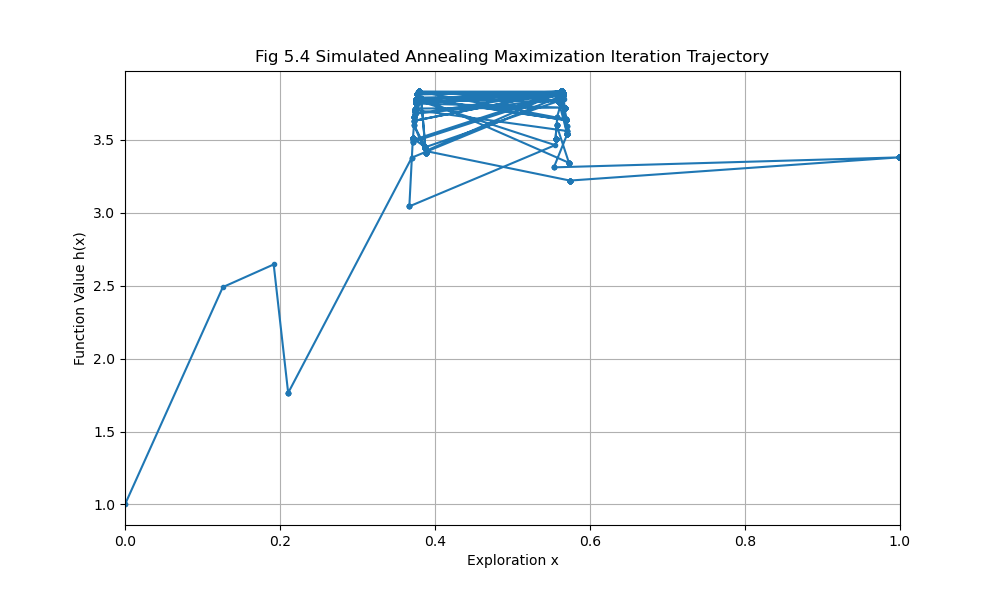

Write Python code to recreate this figure.
"""包尔康2021141210003 蒙特卡罗第三次上机模拟作业Fig5.4"""
import numpy as np
import matplotlib.pyplot as plt
from math import cos, sin, exp, log

# 定义目标函数 h(x)
def h(x):
    return (cos(50 * x) + sin(20 * x)) ** 2

# 初始参数设置
# x = np.random.uniform(0, 1)  # 从区间 [0, 1] 随机选择初始x值
x = 0
r = 0.5  # 邻域半径
iterations = 2500  # 迭代次数
trajectory = []  # 存储每次迭代的(x, h(x))用于绘图

# 进行迭代
for t in range(1, iterations + 1):
    T_t = 1 / log(t + 1)  # 温度函数
    a_t = max(x - r, 0)  # 确定邻域下界
    b_t = min(x + r, 1)  # 确定邻域上界
    u = np.random.uniform(a_t, b_t)  # 在邻域中随机选择新的x值
    h_x = h(x)
    h_u = h(u)

    # 接受概率
    p_t = min(exp((h_u - h_x) / T_t), 1)
    if np.random.rand() < p_t:
        x = u  # 接受新解

    # 记录当前解
    trajectory.append((x, h(x)))

    # # 每几次迭代绘制一次轨迹图
    # if t % 500 == 0:
    #     xs, hs = zip(*trajectory)
    #     plt.figure(figsize=(10, 5))
    #     plt.plot(xs, hs, marker='o', markersize=2, linestyle='-')
    #     plt.title(f"Iteration: {t}")
    #     plt.xlabel("x")
    #     plt.ylabel("h(x)")
    #     plt.grid(True)
    #     plt.show()

# 绘制最终的轨迹图
xs, hs = zip(*trajectory)
plt.figure(figsize=(10, 5))
plt.plot(xs, hs, marker='o', markersize=3, linestyle='-')
plt.title("Fig 5.4 Simulated Annealing Maximization Iteration Trajectory")
plt.xlabel("Exploration x")
plt.ylabel("Function Value h(x)")
plt.xlim(0, 1)
plt.grid(True)
plt.show()
